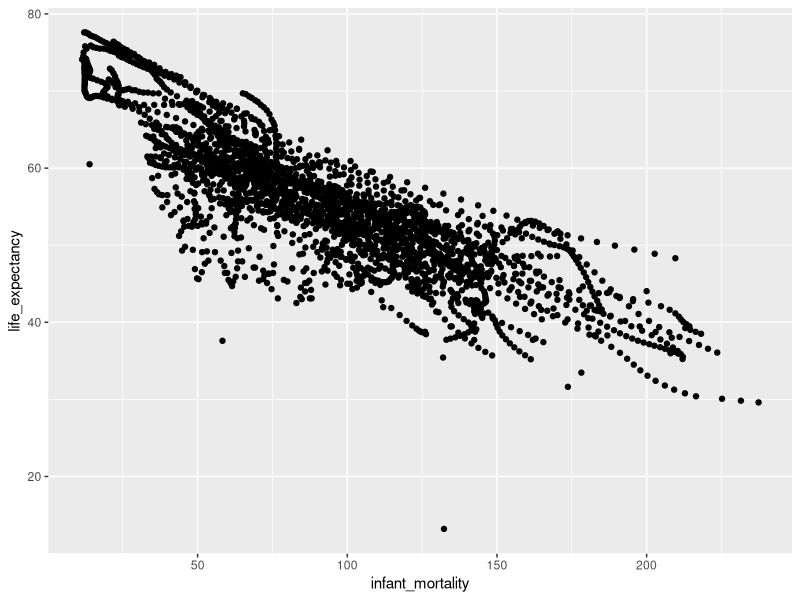
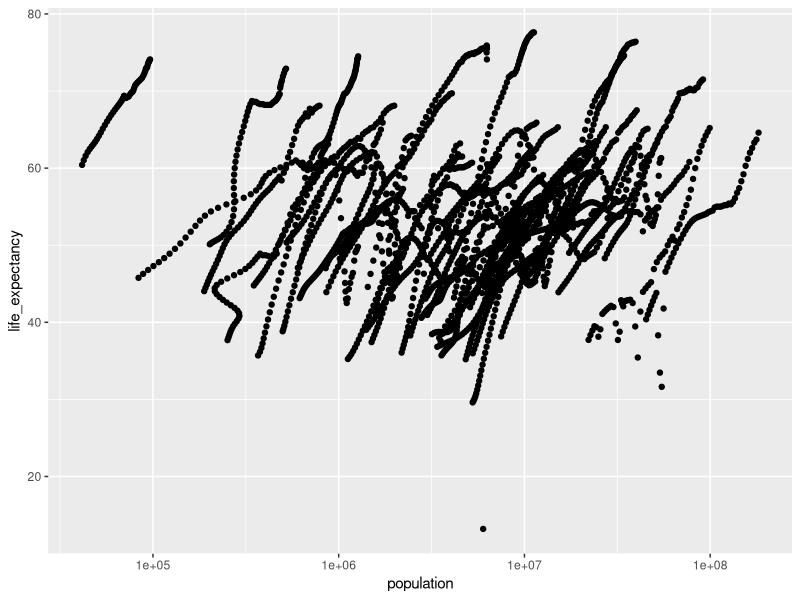
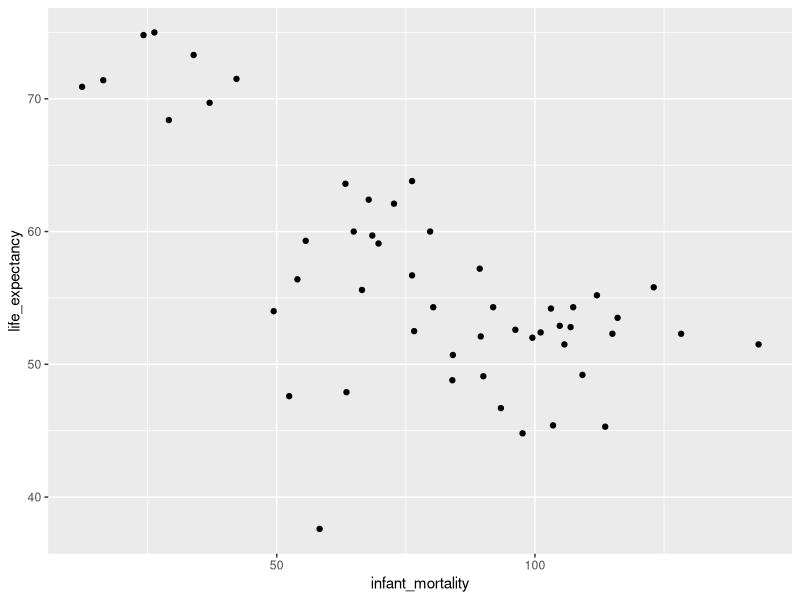
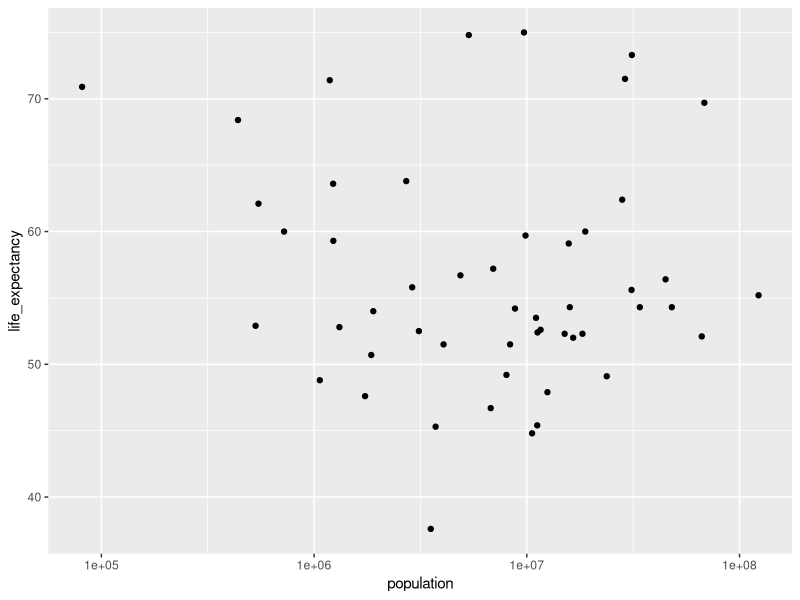
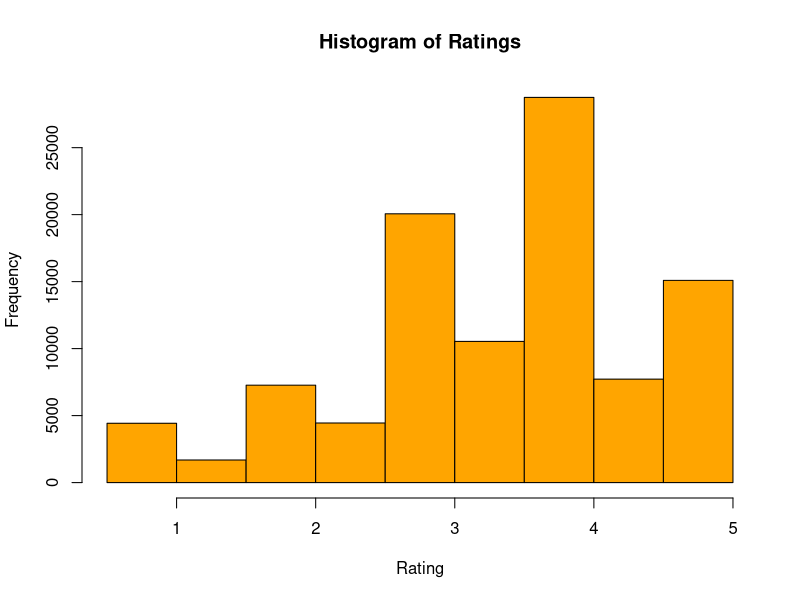
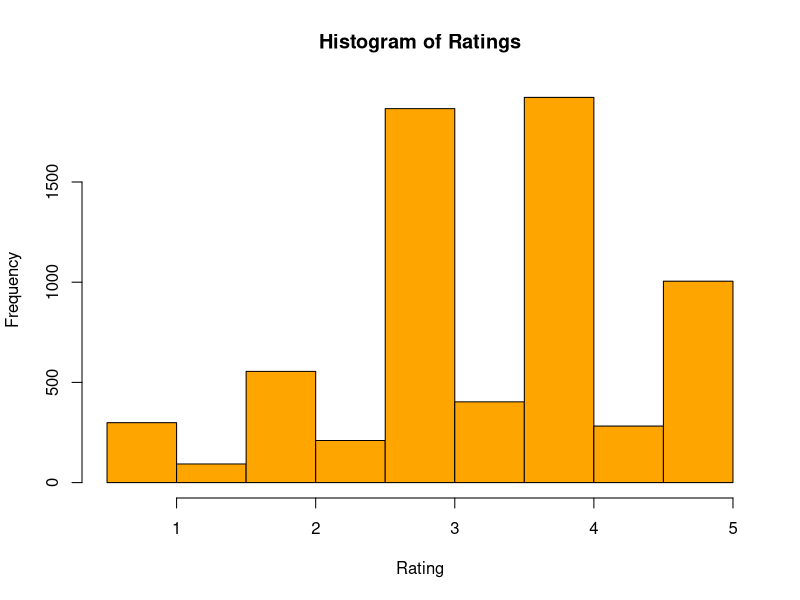
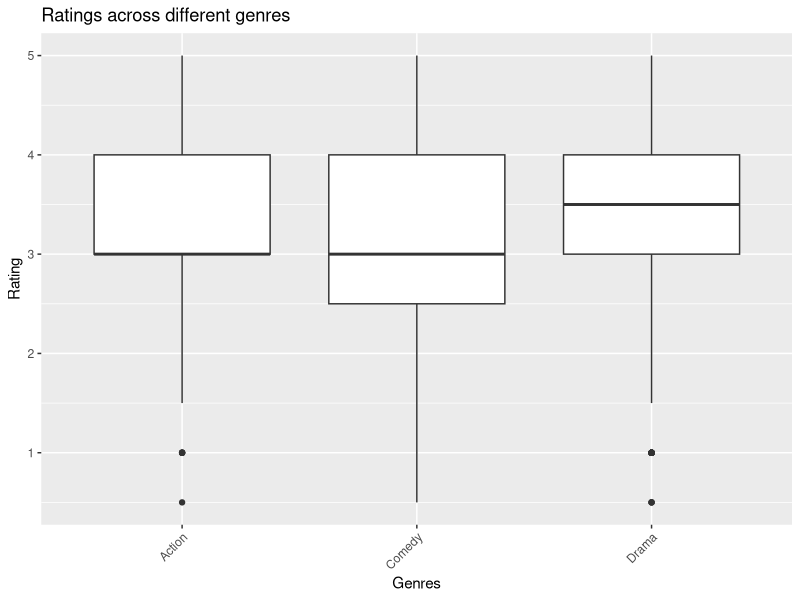

Write the R code that produced these figures, in order.
## ---- chunk 1
library(dslabs)
library(skimr) #added skimr

## ---- chunk 2
help(gapminder)
## ---- chunk 3
str(gapminder)
## ---- chunk 4
summary(gapminder)
## ---- chunk 5
class(gapminder)
## ---- chunk 6
library(tidyverse)
## ---- chunk 7
africadata = gapminder %>% filter (continent=="Africa")
## ---- chunk 8
str(africadata)
## ---- chunk 9
summary(africadata)
## ---- chunk 10
africa_mortality_expectancy = africadata %>% select(infant_mortality, life_expectancy)
## ---- chunk 11
str(africa_mortality_expectancy)
summary(africa_mortality_expectancy)
## ---- chunk 12
africa_population_expectancy = africadata %>% select(population, life_expectancy)
## ---- chunk 13
str(africa_population_expectancy)
summary(africa_population_expectancy)
## ---- chunk 14
ggplot(data=africa_mortality_expectancy, mapping=aes(x=infant_mortality, y=life_expectancy)) + geom_point()
## ---- chunk 15
ggplot(data=africa_population_expectancy, mapping=aes(x=population, y=life_expectancy)) + geom_point() + scale_x_log10() 
## ---- chunk 16
summary(africadata)
## ---- chunk 17
missing_infant_mortality = africadata %>% 
  group_by(year) %>%
  summarize(missing_values = sum(is.na(infant_mortality)))
print(missing_infant_mortality)
## ---- chunk 18
africa2000data = africadata %>% filter(year==2000)
## ---- chunk 19
str(africa2000data)
summary(africa2000data)
## ---- chunk 20
ggplot(data=africa2000data, mapping=aes(x=infant_mortality, y=life_expectancy)) +geom_point()
## ---- chunk 21
ggplot(data=africa2000data, mapping=aes(x=population, y=life_expectancy)) + geom_point() + scale_x_log10()
## ---- chunk 22
lm_mortality = lm(life_expectancy ~ infant_mortality, data=africa2000data)
summary(lm_mortality)
## ---- chunk 23
lm_population = lm(life_expectancy ~ population, data=africa2000data)
summary(lm_population)
## ---- chunk 24
help(movielens)
## ---- chunk 25
# we will load our own R packages 
library(here)
library(knitr)
library(dslabs) # loading dslabs package as we will use movielens dataset from it
library(tidyverse) # loading tidyverse package
## ---- chunk 26
help("movielens") #looking a the help file for movielens data
str(movielens) # getting an overview of the data structire
summary(movielens) # getting a summary of the movielens dataset
class(movielens) # obtaining the type of object movielens is
## ---- chunk 27
table(movielens$year)  # creating a table for variable year
## ---- chunk 28
year1995 <- movielens %>% filter(year ==1995) #filtering year-2000 to make a new dataset
str(year1995) # getting an overview of the data structire of 1995 dataset
summary(year1995) # geting a summary of the dataset 
## ---- chunk 29
hist(movielens$rating, # this gives a histogram for rating
     main = "Histogram of Ratings", # setting the title
     xlab = "Rating",  #setting x-axis
     col = "orange",  # setting color
     breaks = 10) # setting the bars to 5 using 10 ratings
## ---- chunk 30
hist(year1995$rating, # this gives a histogram for rating
     main = "Histogram of Ratings", #setting the title
     xlab = "Rating",  #setting x-axis
     col = "orange", #setting the color
     breaks = 10) # setting the bars to 10 and using 10 ratings
## ---- chunk 31
# Counting the occurrences of each rating
rating_counts <- table(year1995$rating) #creating a table based on count

# Displaying the table
print(rating_counts)

## ---- chunk 32
# Filtering the data to include only Drama, Comedy, and Action
filtered_data <- subset(year1995, genres %in% c("Drama", "Comedy", "Action"))
ggplot(filtered_data, aes(x = genres, y = rating)) + #setting the axis
  geom_boxplot() +
  labs(title = "Ratings across different genres",
       x = "Genres", #naming axis
       y = "Rating") +
  theme(axis.text.x = element_text(angle = 45, hjust = 1)) #costomizing labels
## ---- chunk 33
# Filtering the rating data for Action and Comedy genres
action_ratings <- year1995$rating[year1995$genres == "Action"]
comedy_ratings <- year1995$rating[year1995$genres == "Comedy"]

# Perform a t-test, H0: action rating = comedy rating, Ha: action > comedy
t_test_result <- t.test(action_ratings, comedy_ratings, alternative = "greater") #testing the hypothesis that mean rating for the "Action" genre is greater than that for the "Comedy" genre.

# Display the results
print(t_test_result)

## ---- chunk 34
# Running the simple linear regression with ratings predicted using genres
model <- lm(rating ~ genres, data = filtered_data)

# View the summary of the model
summary(model)
